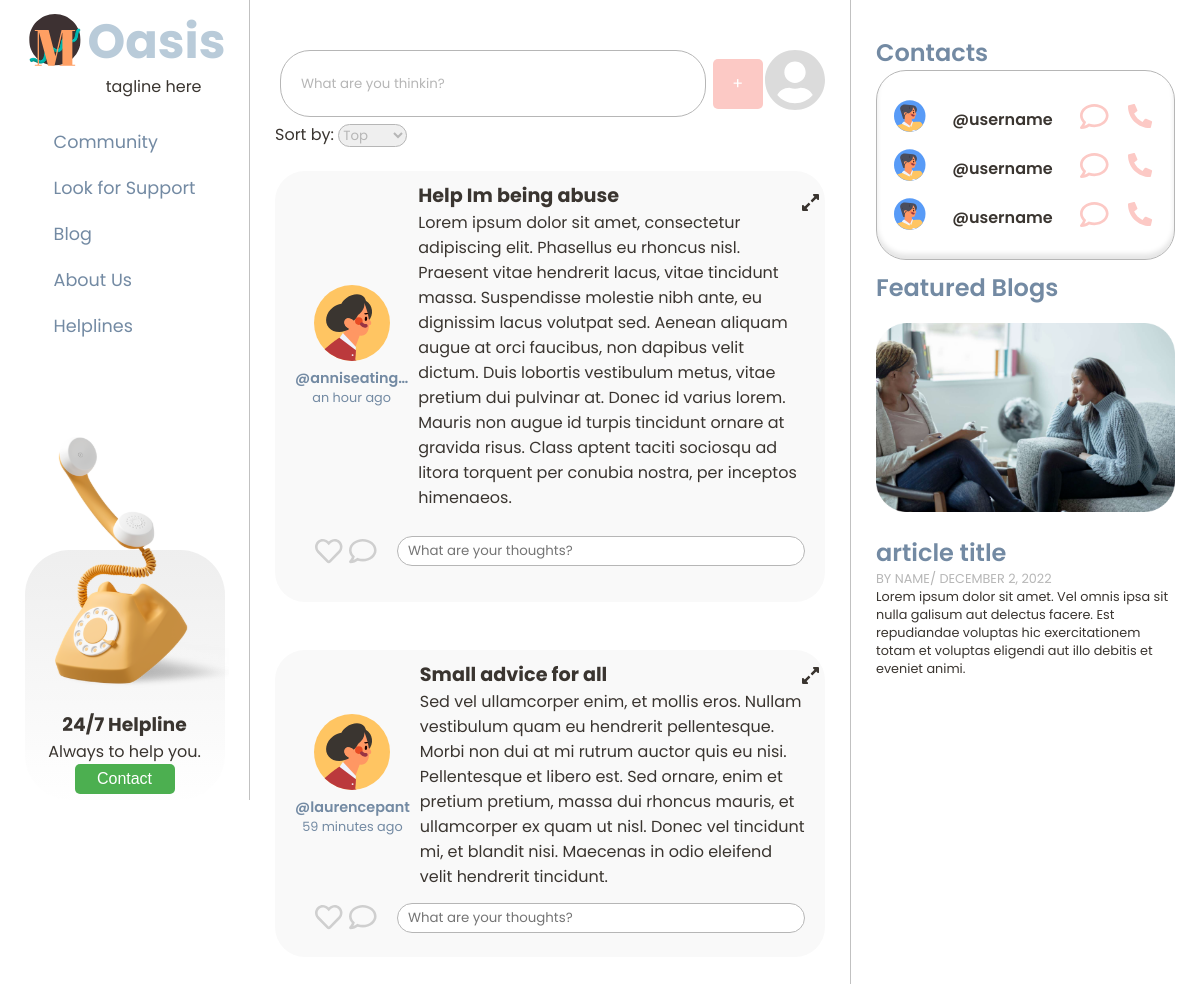
Screenshot of /home/ (signed in) with the database file from the repository.
### forum/models.py (models this page shows)
class Post(models.Model):
    category = models.ManyToManyField(Category, related_name="categories", blank=True)
    user = models.ForeignKey(ForumUser, on_delete=models.CASCADE, related_name="posts")
    title = models.CharField(max_length=90)
    content = models.TextField(blank=False)
    date = models.DateTimeField(auto_now_add=True)
    likes = models.ManyToManyField(ForumUser, related_name="likes", blank=True)
    def get_date(self):
        return humanize.naturaltime(self.date)
    class Meta:
        verbose_name = "Post"
        verbose_name_plural = "Posts"
    def get_absolute_url(self):
        return reverse("post", kwargs={"pk": self.pk})

### forum/views.py (the view)
# urls.py: path('home/', home_view, name='home'),
def home_view(request, *args, **kwargs):
    sort_method = request.GET.get("sort_method")
    if not request.user.is_authenticated:
        return redirect('landing')
    if sort_method == "date":
        posts = Post.objects.all().order_by("date").reverse()
    else:
        posts = Post.objects.annotate(like_count=Count('likes')).order_by('-like_count')
    context = {
        'posts': posts,
        'sort_method': sort_method,
    }
    return render(request, 'home.html', context)

### forum/templates/home.html (shortened to what this page needs)
{% extends 'base.html' %}
{% load static %}
{% block content %}
<div class=" main ">
    <div id="new-post">
        <a class="fake-input" href="{% url 'new_post' %}">
            <input class="rounded personal" type="text" value="What are you thinkin?">
        </a>
        <a id="new-post-button" href="{% url 'new_post' %}">+</a>
        <div id="user-profile"  ><img  src="{% static 'images/profile.svg' %}">
        </div>
    </div>
    <div class="sorting">
        <label for="sort-type">Sort by:</label>
        <select class = "rounded personal" name="sort-type" id="sort-type">
        {% if sort_method == "date" %}
          <option selected="selected" value="date">Recent</option>
          <option value="likes">Top</option>
        {% else %}
          <option selected="selected" value="likes">Top</option>
        {% endif %}
        </select>
    </div>
    <div class="thread-list ">
        {% for post in posts %}
            <div class="rounded card ">
            <a href="{{ post.get_absolute_url }}" class="expand-button">
                <img src="{%  static 'images/exapnd.svg' %}">
            </a>
            <div class="post-top-container">
                <div class="post-author-container">
                    <div class="post-author">
                        <div class="post-profile-pic-container">
                            <img class="post-profile-pic" src="{% static 'images/profile_pic_placeholder.svg' %}">
                        </div>
                        <div class="post-username">
                            @{{ post.user.username|truncatechars:12 }}
                        </div>
                        <div class="post-time">
                            {{ post.get_date }}
                        </div>
                    </div>
                </div>
                <div class="post-details-container">
                    <div class="post-title-container">
                        <div class="post-title">{{ post.title }}</div>
                    </div>
                    <div class="post-text-container">
                        <p class="post-text">
                            {{ post.content }}
                        </p>
                    </div>
                </div>
            </div>
            <div class="post-bottom">
                <div class="post-actions">
                    <img src="{% static "images/love.svg" %}">
                    <img src="{% static "images/comment.svg" %}">
                </div>
                <div class="comment-box">
                    <form>
                        <input class="rounded personal" type="text" placeholder="What are your thoughts?">
                    </form>
                </div>
            </div>
        </div>
    </div>
        {% endfor %}
<div class="right">
    {%  include 'contacts.html' %}
</div>
{% endblock%}

### forum/static/css/styles.css (style rules this page uses)
:root { --platinum: #eae7e2ff; --alice-blue: #d7e2e8ff; --beau-blue: #b9cbd9ff; --baby-pink: #fcc9c5ff; --misty-rose: #feddd8ff; --light-cyan: #cfe3e2ff; --text-color: #3A3530; --light-text: #B6B6B6; --poppins: 'Poppins', sans-serif; }
* { margin: 0; padding: 0; }
*, *::before, *::after { box-sizing: border-box; }
html { height: 100vh; }
body { background-color: white; color: var(--text-color); font-family: var(--poppins); display: flex; align-items: flex-start; justify-content: center; margin: 0; padding: 0; width: 100%; min-height: 100%; }
.right { display: flex; flex-direction: column; padding: 25px; border-left: 1px solid rgba(77, 77, 77, 0.35); position:fixed; width: 350px; height: 100%; right:0; top: 0; }
* a { text-decoration: inherit; color: var(--text-color); }
.rounded { border-radius: 30px; }
.personal { font-family: inherit; color:var(--light-text); border: solid 1px var(--light-text); }
#new-post { display: grid; grid-template-columns: 8fr 1fr 1fr; align-items: center; justify-items: center; height: 64px; }
#new-post .fake-input { display: flex; align-items: center; width: 100%; padding: 0 5px; text-decoration: inherit; color: inherit; height: 100%; }
#new-post a input { width: 100%; height: 100%; padding: 5px 20px; }
#new-post-button { width: 50px; height: 50px; display: flex; align-items: center; justify-content: center; background-color: var(--baby-pink); border: none; color: white; padding: 2px; text-decoration: none; font-size: 16px; border-radius: 5px; }
#user-profile img { aspect-ratio: 1/1; width: 60px; }
.main { display:flex; flex-direction: column ; padding-left: 225px; padding-right: 325px; margin: 50px 50px; }
.sorting select { margin-top: 10px; }
.card { position: relative; display: grid; grid-template-rows: 8fr 2fr; margin: 24px 0; padding: 10px 20px; min-height: 270px; overflow-y:hidden; background-color: #F9F9F9; font-size: 1rem; }
.expand-button { position: absolute; top: 5%; right: 2%; width: 12px; height: 12px; }
.post-title { font-weight: bold; }
.post-username { text-align: left; font-size: 0.9rem; font-weight: 600; }
.post-bottom { display: grid; grid-template-columns: 2fr 8fr; align-items: center; }
.post-actions { width: 75%; display: flex; justify-self: center; justify-content: space-evenly; align-items: center; }
.post-author { color: #738AA3; text-align: center; align-items: center; }
.post-time { font-size: .8rem; }
.comment-box .personal { width: 100%; height: 30px; padding: 5px 10px; }
.comment-box input { color:var(--text-color); }
#user-profile { position: relative; }
.post-top-container { width: 100%; display: flex; align-items: center; position: relative; }
.post-author-container { display: flex; align-items: center; }
.post-details-container { margin-left: 10px; flex-grow: 8; width: 100%; height: 100%; }
.post-text { display: flex; flex-direction: column; width: 100%; height: 100%; font-size: 1rem; }
.post-title { font-size: 1.2rem; }

### rows the page displays
Post: user.username "anniseating…", get_date "an hour ago", title "Help Im being abuse", content "Lorem ipsum dolor sit amet, consectetur adipiscing elit. Phasellus eu rhoncus nisl. Praesent vitae hendrerit lacus, vitae tincidunt massa. Suspendisse molestie nibh ante, eu dignissim lacus volutpat sed. Aenean aliquam augue at orci faucibus, non dapibus velit dictum. Duis lobortis vestibulum metus, vitae pretium dui pulvinar at. Donec id varius lorem. Mauris non augue id turpis tincidunt ornare at gravida risus. Class aptent taciti sociosqu ad litora torquent per conubia nostra, per inceptos himenaeos."
Post: user.username "laurencepant", get_date "59 minutes ago", title "Small advice for all", content "Sed vel ullamcorper enim, et mollis eros. Nullam vestibulum quam eu hendrerit pellentesque. Morbi non dui at mi rutrum auctor quis eu nisi. Pellentesque et libero est. Sed ornare, enim et pretium pretium, massa dui rhoncus mauris, et ullamcorper ex quam ut nisl. Donec vel tincidunt mi, et blandit nisi. Maecenas in odio eleifend velit hendrerit tincidunt."
